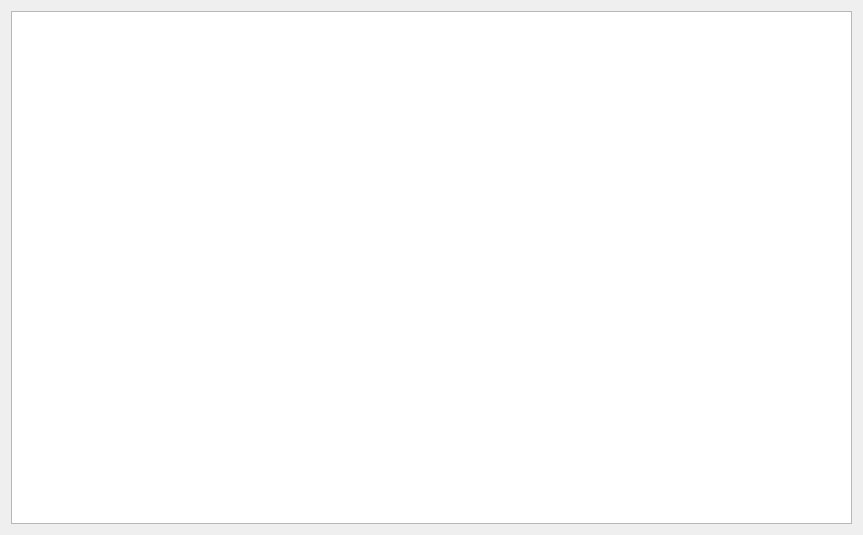
<?xml version="1.0" encoding="UTF-8"?>
<ui version="4.0">
 <class>FormProtocol</class>
 <widget class="QWidget" name="FormProtocol">
  <property name="geometry">
   <rect>
    <x>0</x>
    <y>0</y>
    <width>863</width>
    <height>535</height>
   </rect>
  </property>
  <property name="windowTitle">
   <string>Form</string>
  </property>
  <layout class="QGridLayout" name="gridLayout">
   <item row="0" column="0">
    <widget class="QTreeView" name="twProtocol">
     <property name="sizeAdjustPolicy">
      <enum>QAbstractScrollArea::SizeAdjustPolicy::AdjustToContents</enum>
     </property>
     <property name="editTriggers">
      <set>QAbstractItemView::EditTrigger::NoEditTriggers</set>
     </property>
     <property name="verticalScrollMode">
      <enum>QAbstractItemView::ScrollMode::ScrollPerPixel</enum>
     </property>
    </widget>
   </item>
  </layout>
 </widget>
 <resources/>
 <connections/>
</ui>
